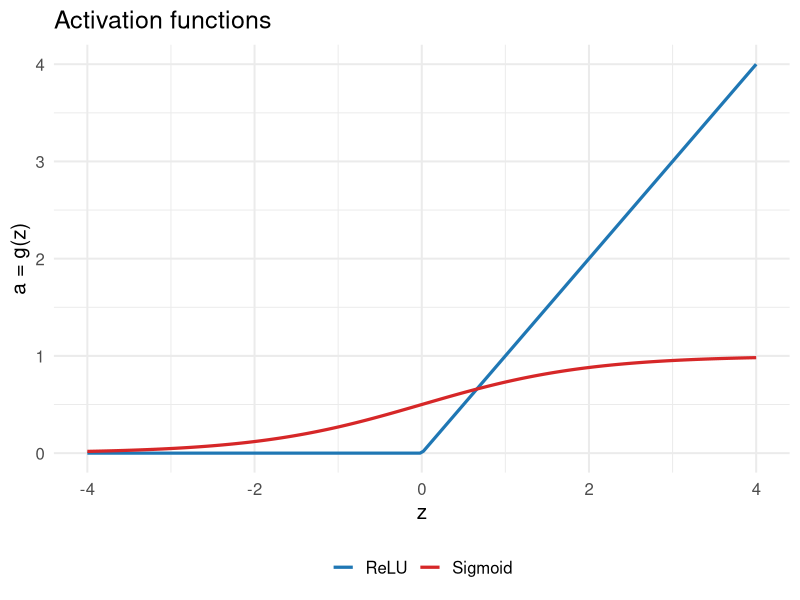

The R source for this figure:
## ---- chunk 1
#| include: false
#| warning: false
#| message: false

library(tidyverse)

clr2 <- c("#1f77b4", "#d62728")

theme_set(theme_minimal(base_size = 15))
## ---- chunk 2
#| echo: true
#| fig-height: 3

tibble(z = seq(-4, 4, length.out = 200)) |>
  mutate(Sigmoid = 1 / (1 + exp(-z)), ReLU = pmax(0, z)) |>
  pivot_longer(-z, names_to = "fn", values_to = "a") |>
  ggplot(aes(z, a, colour = fn)) +
  geom_line(linewidth = 1.1) +
  scale_colour_manual(values = clr2, name = NULL) +
  labs(title = "Activation functions", x = "z", y = "a = g(z)") +
  theme(legend.position = "bottom")
